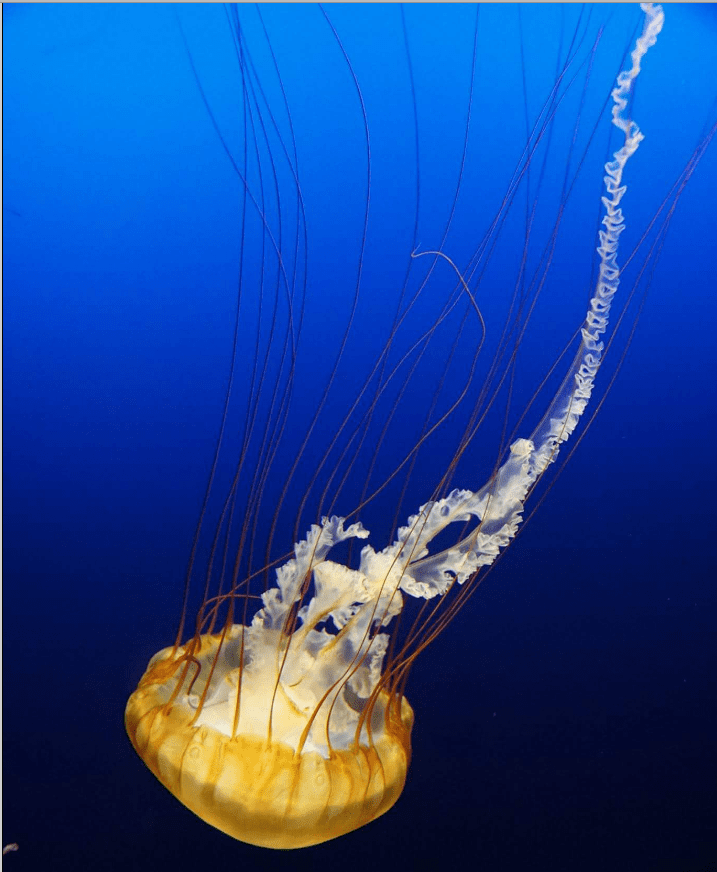
#> input picture Material/lectures/Images/jelly.png, 717 x 872 px
$ jupyter execute lect04_01.ipynb
#> lines starting #> are read from the running program, lines starting #| are printed output that depends on the picture
# <font color=red>Лекция 4.1</font> <font color=blue>Создание и загрузка изображения, получение информации об изображении</font>

Библиотека изображений Python, или PIL (Python Imaging Library) нужна для обработки графики в Python. Фредрик Лунд является автором одного из лучших блогов, посвященных Python. Однако он перестал обновляться в далеком 2009 году, незадолго до последнего релиза PIL. К счастью, нашлись разработчики Python, что подхватили проект, создав форк PIL под названием Pillow. Pillow стал заменой оригинальной библиотеки PIL. Он также поддерживает Python 3, чего PIL так и не достиг.

Обратите внимание на то, что PIL и Pillow не могут быть установлены одновременно. В документации есть определенные предупреждения, где перечисляются различия между PIL и Pillow. Они обновляются время от времени, поэтому лучше ознакомиться с последними изменениями на [официальной странице](https://pillow.readthedocs.io/en/stable/index.html).

#### Установка Pillow в Python

Установить Pillow в Python можно через pip:
1. Запустите Cmd
2. Выполните pip3 install pillow

#### Открытие изображения в Python с Pillow

Через Pillow можно легко открыть изображение и отобразить его на экране через внешнюю программу. Пример:

[cell 1]
from PIL import Image

image = Image.open('Images/jelly.png')
#> image is the input picture: PIL image 717x872 P; mean R, G, B 27.3, 68.4, 145.9
image.show()

Метод show() в основном используется для отладки. В примере импортируется модуль Image и открывается указанное изображение. На Unix метод открытия сохраняет изображения во временном PPM файле и открывает его через утилиту xv. К примеру, на установленной у меня системе Linux картинка открывается через ImageMagick. На Windows изображение сохранится во временной файле BMP и откроется через простую программу вроде Paint.

#### Обрезка изображений через Pillow (crop)

Pillow также можно использовать для обрезки изображения. Это довольно легкий процесс, хотя он постигается методом проб и ошибок. Попробуем обрезать нашу картинку с медузой через Image.crop():

[cell 2]
from PIL import Image

image = Image.open('Images/jelly.png')
cropped = image.crop((0, 80, 200, 400))
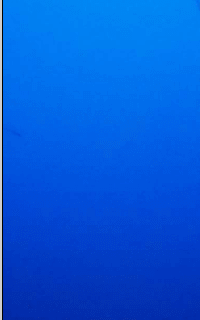
#> cropped: PIL image 200x320 P; mean R, G, B 3.8, 89.5, 217.5
cropped.save('D:/cropped_jelly.png')

Обратите внимание, здесь просто нужно открыть изображение, после чего вызвать метод crop(). Потребуется передать координаты x,y того, что нужно обрезать, например (x1, y1, x2, y2).

В Pillow пиксель 0 является верхним левым уровнем. С увеличением значения x идет смещение вправо. С увеличением значения y идет смещение вниз.

Довольно унылый результат. Хотелось бы получить «голову» медузы. Для быстрого получения правильных координат можно использовать Gimp или Photoshop. Он поможет определить координаты для следующего обрезания.

[cell 3]
from PIL import Image

image = Image.open('Images/jelly.png')
cropped = image.crop((177, 882, 1179, 1707))
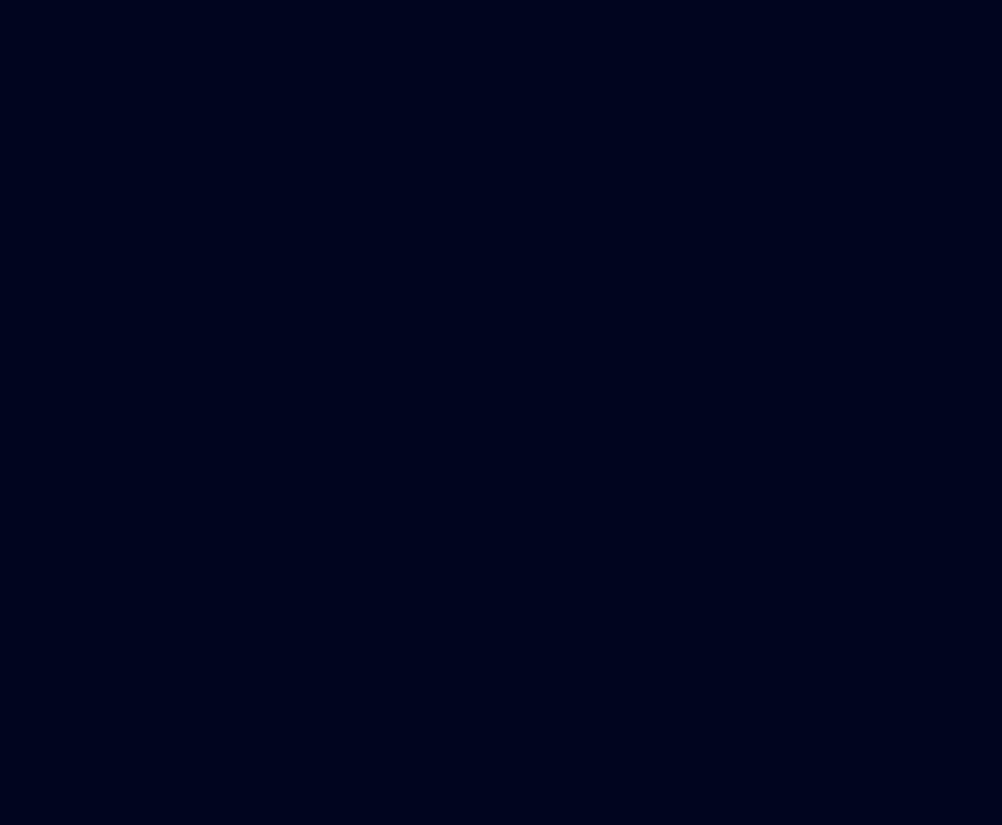
#> cropped: PIL image 1002x825 P; mean R, G, B 1, 5, 31
cropped.save('D:/cropped_jelly2.png')

При запуске кода результатом станет обрезанное изображение.

#### Поворачивание изображения — метод rotate() Pillow

Image.rotate() возвращает развернутую копию изображения.

[cell 4]
from PIL import Image
import sys

try:
    tatras = Image.open("Images/tatras.jpg")
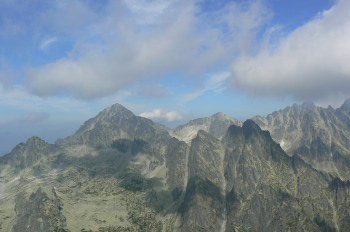
#> input picture Material/lectures/Images/tatras.jpg, 350 x 232 px
#> tatras is the input picture: PIL image 350x232 RGB; mean R, G, B 125.7, 140.9, 153
except IOError:
    print("Unable to load image")
    sys.exit(1)

rotated = tatras.rotate(180)
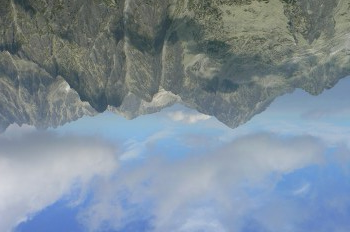
#> rotated: PIL image 350x232 RGB; mean R, G, B 125.7, 140.9, 153
rotated.save('D:/tatras_rotated.jpg')

#### Создание рисунка в Pillow

У Pillow есть базовые возможности для создания 2D графики. Модуль ImageDraw предоставляет простую 2D графику для объектов Image. Мы можем создавать новые изображения, аннотации к ним, ретушировать существующие фото, а также сразу генерировать графику для веб.

[cell 5]
from PIL import Image, ImageDraw

# Создаем белый квадрат
img = Image.new('RGBA', (200, 200), 'white')
#> img: PIL image 200x200 RGBA; every value is 255
idraw = ImageDraw.Draw(img)

idraw.rectangle((10, 10, 100, 100), fill='blue')

img.save('D:/rectangle.png')
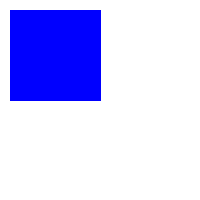
#> saved as rectangle.png: PIL image 200x200 RGBA; mean R, G, B, A 202.2, 202.2, 255, 255

В примере создается новое изображение, на котором нарисован голубой прямоугольник поверх белого фона.

    img = Image.new('RGBA', (200, 200), 'white')

Создается новое изображение, у которого режим «RGBA», размер 200х200 и белый фон.

    idraw = ImageDraw.Draw(img)

Из картинки создается объект ImageDraw. Теперь на нем можно что-то нарисовать.
Python

    idraw.rectangle((10, 10, 100, 100), fill='blue')

С помощью метода rectangle() на площади созданного изображения мы нарисовали голубой прямоугольник.

#### ImageFont — Пишем текст на изображение используя Pillow

В следующем коде показано, как в Python можно написать текст на изображении с помощью Pillow.

[cell 6]
from PIL import Image, ImageDraw, ImageFont
import sys

try:
    tatras = Image.open("Images/tatras.jpg")
except:
    print("Unable to load image")
    sys.exit(1)

idraw = ImageDraw.Draw(tatras)
text = "High Tatras"

font = ImageFont.truetype("arial.ttf", size=18)

idraw.text((10, 10), text, font=font)

tatras.save('d:/tatras_watermarked.png')
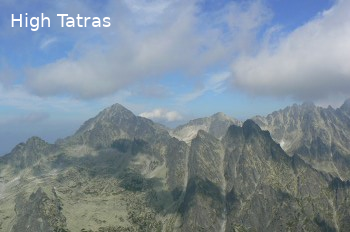
#> saved as tatras_watermarked.png: PIL image 350x232 RGB; mean R, G, B 126.4, 141.4, 153.3
